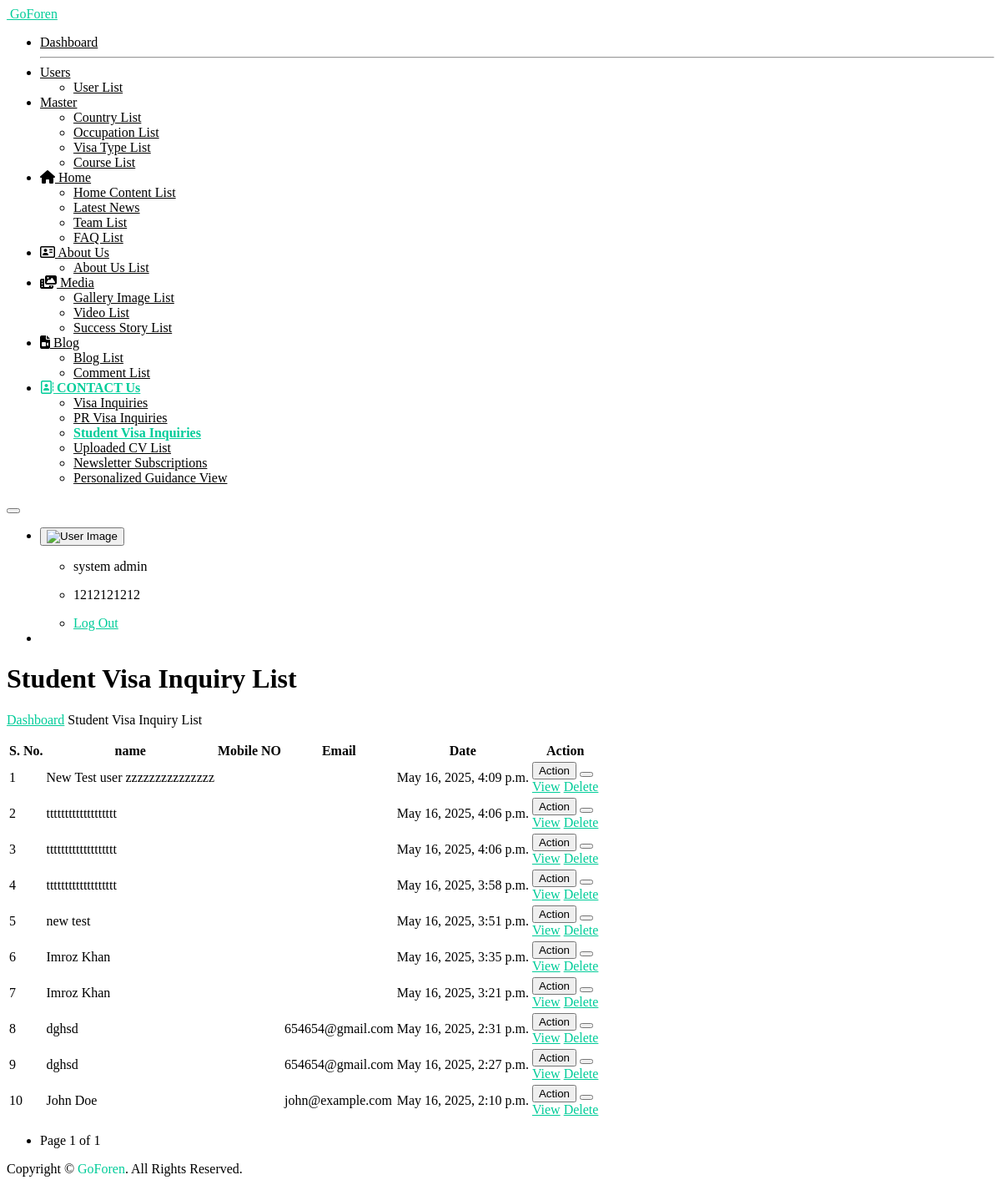
/student_visa_inquiry_view/ (signed in), run on an earlier commit of the app's database.
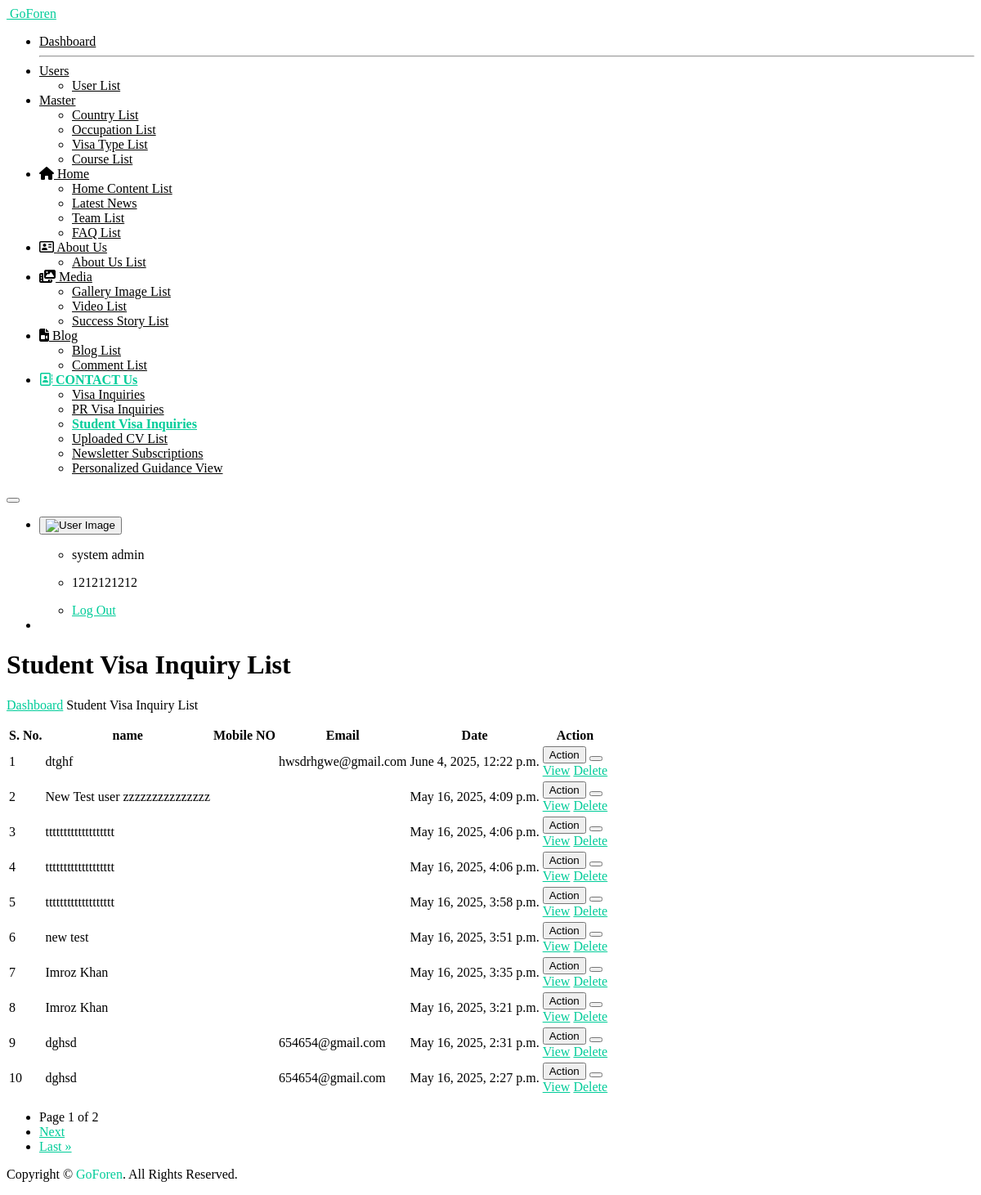
And on a later commit of the database.
### myapp/models.py (models this page shows, shortened)
class tbl_student_visa_inquiry(models.Model):
    relation = models.CharField(max_length=50, blank=True, null=True)
    name = models.CharField(max_length=100, blank=True, null=True)
    father_name = models.CharField(max_length=100, blank=True, null=True)
    contact_number = models.CharField(max_length=15, blank=True, null=True)
    landline_number = models.CharField(max_length=15, blank=True, null=True)
    alternate_number = models.CharField(max_length=15, blank=True, null=True)
    email = models.EmailField(blank=True, null=True)
    date_of_birth = models.DateField(blank=True, null=True)
    desired_country = models.CharField(max_length=50, blank=True, null=True)
    spouse_dependent_visa = models.CharField(max_length=50, blank=True, null=True)
    flat_no = models.CharField(max_length=50, blank=True, null=True)
    building_name = models.CharField(max_length=50, blank=True, null=True)
    road_street = models.CharField(max_length=50, blank=True, null=True)
    pincode = models.CharField(max_length=50, blank=True, null=True)
    area = models.CharField(max_length=50, blank=True, null=True)
    city = models.CharField(max_length=50, blank=True, null=True)
    field_of_study = models.CharField(max_length=100, blank=True, null=True)
    level_of_study = models.CharField(max_length=100, blank=True, null=True)
    inquiry_id = models.CharField(max_length=100, null=True , blank=True)
    resume = models.FileField(upload_to='resumes/', null=True , blank=True)
    is_valid_passport = models.CharField(max_length=100, blank=True, null=True)
    citizenship = models.CharField(max_length=100, blank=True, null=True)
    passport_no = models.CharField(max_length=100, blank=True, null=True)
    father_occupation = models.CharField(max_length=100, blank=True, null=True)
    family_income = models.CharField(max_length=100, blank=True, null=True)
    blood_relative_foreign = models.CharField(max_length=100, blank=True, null=True)
    countries_names = models.CharField(max_length=100, blank=True, null=True)
    how_about_us = models.CharField(max_length=100, blank=True, null=True)
    additional_query = models.TextField(blank=True, null=True)
    created_at = models.DateTimeField(auto_now_add=True)
    updated_at = models.DateTimeField(auto_now=True)
    class Meta:
        db_table = 'tbl_student_visa_inquiry'

### myapp/views.py (the view)
    def wrapper(request, *args, **kwargs):
        if 'user_id' not in request.session:
            return redirect('open_sign_in_page')
        return view_func(request, *args, **kwargs)

### myapp/views.py (called while the page is built)
def login_required_custom(view_func):
    def wrapper(request, *args, **kwargs):
        if 'user_id' not in request.session:
            return redirect('open_sign_in_page')
        return view_func(request, *args, **kwargs)
    return wrapper

@login_required_custom
def student_visa_inquiry_view(request):
    all_inq_queryset = tbl_student_visa_inquiry.objects.all().order_by("-id")
    paginator = Paginator(all_inq_queryset, 10)
    page_number = request.GET.get('page')
    page_obj = paginator.get_page(page_number)
    context = {
        "all_inq": page_obj.object_list,
        "page_obj": page_obj,
    }
    return render(request, "student-visa-inquiry-list.html", context)

### templates/student-visa-inquiry-list.html (shortened to what this page needs)
{% extends "base.html" %}
{% load static %}
{%  block start %}
			<div class="ec-content-wrapper">
				<div class="content">
					<div class="breadcrumb-wrapper d-flex align-items-center justify-content-between">
						<div>
							<h1>Student Visa Inquiry List</h1>
							<p class="breadcrumbs"><span><a href="{% url 'dashboard_view' %}">Dashboard</a></span>
								<span></span>Student Visa Inquiry List</p>
						</div>
					</div>
					<div class="row">
						<div class="col-12">
							<div class="card card-default">
								<div class="card-body">
									<div class="table-responsive">
										<table id="responsive-data-table" class="table">
											<thead>
												<tr>
													<th>S. No.</th>
													<th>name</th>
													<th>Mobile NO</th>
													<th>Email</th>
													<th>Date</th>
                                                    <th>Action</th>
												</tr>
											</thead>
											<tbody>
                                                {% for i in all_inq %}
												<tr>
													<td>{{forloop.counter}}</td>
													<td>{{i.name}}</td>
													<td>{{i.number}}</td>
													<td>{{i.email}}</td>
													<td>{{i.created_at}}</td>
													<td>
														<div class="btn-group mb-1">
															<button type="button"
																class="btn btn-outline-success">Action</button>
															<button type="button"
																class="btn btn-outline-success dropdown-toggle dropdown-toggle-split"
																data-bs-toggle="dropdown" aria-haspopup="true"
																aria-expanded="false" data-display="static">
															</button>
															<div class="dropdown-menu">
                                                                <a class="dropdown-item" href="{% url 'student_visa_inquiry_detail' i.id %}">View</a>
                                                                <a href="javascript:void(0);" class="dropdown-item delete-btn" data-url="{% url 'delete_student_visa_inquiry' i.id %}">Delete</a>
															</div>
															</div>
													</td>
												</tr>
                                                {% endfor %}
											</tbody>
										</table>
										<div class="pagination justify-content-center mt-3" style="justify-content: left !important;">
    <nav>
        <ul class="pagination">
            <li class="page-item disabled">
                <span class="page-link">
                    Page {{ page_obj.number }} of {{ page_obj.paginator.num_pages }}
                </span>
            </li>
            {% if page_obj.has_next %}
            <li class="page-item">
                <a class="page-link" href="?q={{ search_query }}&page={{ page_obj.next_page_number }}">Next</a>
            </li>
            <li class="page-item">
                <a class="page-link" href="?q={{ search_query }}&page={{ page_obj.paginator.num_pages }}">Last &raquo;</a>
            </li>
            {% endif %}
        </ul>
    </nav>
</div>
									</div>
								</div>
							</div>
						</div>
					</div>
				</div>
			</div>
{%  endblock %}

What changed in the data, as far as the page shows it:
no longer on this page (row unchanged): tbl_student_visa_inquiry: name "John Doe", email "john@example.com", created_at "May 16, 2025, 2:10 p.m."
added tbl_student_visa_inquiry: name "dtghf", email "hwsdrhgwe@gmail.com", created_at "June 4, 2025, 12:22 p.m."
Also different on the page:
{{ page_obj.paginator.num_pages }}: "1" → "2"
text now shown: "Next Last »"
